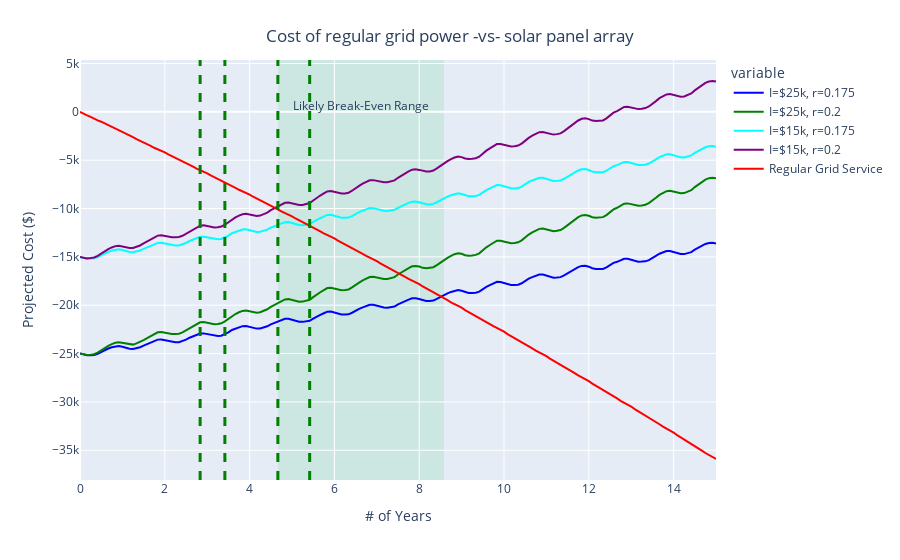

Source (notebook cell):
### Code cell
#############################################################################################
### Defining colormap for the lines - again, need to match column names from above
fig = px.line(projection,
    color_discrete_map={
        cap_1: 'blue',
        cap_2:'green',
        cap_3:'aqua',
        cap_4:'purple',
        'Regular Grid Service':'red'
    })
#############################################################################################
### Title and axis names for plot
fig.update_layout(
    title={
        'text':'Cost of regular grid power -vs- solar panel array',
        'x':0.5,
        'xanchor':'center',
        'yanchor':'top'
    },
    xaxis_title='# of Years',
    yaxis_title='Projected Cost ($)'
)
#############################################################################################
### Add an opaque section outlining the "Likely Break-even Range"
##  Use data from 'intersect' to determine x-range
fig.add_vrect(
    x0=min(intersect), x1=max(intersect),
    fillcolor='rgb(179,226,205)', opacity=0.5,
    layer="below", line_width=0
)

### Figure out location of the label for the range
max_earn = int(projection[cap_4].max())
ceiling = max(max_earn,0) - 2500
fig.update(layout=dict(
    annotations=[
        go.layout.Annotation(x=(min(intersect)+max(intersect))/2, 
            y=ceiling,
            text="Likely Break-Even Range",
            showarrow=False
        )
    ]
))
#############################################################################################
### Add lines at the 60% initial investment recoup
for x_60 in find_60:
    fig.add_vline(x=x_60, line_width=3, line_dash="dash", line_color="green")

### Draw figure
fig

### Figure 1 — Plotly figure (JSON) as saved in the notebook; plotly's stock layout.template omitted (floating-point values rounded to 4 significant figures; data arrays with more than 128 entries replaced by an {"elided": "..."} marker saying what was removed)
{"data": [{"hovertemplate": "variable=I=$25k, r=0.175<br>year=%{x}<br>value=%{y}<extra></extra>", "legendgroup": "I=$25k, r=0.175", "line": {"color": "blue", "dash": "solid"}, "mode": "lines", "name": "I=$25k, r=0.175", "orientation": "v", "showlegend": true, "type": "scatter", "x": {"elided": "181 float values"}, "xaxis": "x", "y": {"elided": "181 float values"}, "yaxis": "y"}, {"hovertemplate": "variable=I=$25k, r=0.2<br>year=%{x}<br>value=%{y}<extra></extra>", "legendgroup": "I=$25k, r=0.2", "line": {"color": "green", "dash": "solid"}, "mode": "lines", "name": "I=$25k, r=0.2", "orientation": "v", "showlegend": true, "type": "scatter", "x": {"elided": "181 float values"}, "xaxis": "x", "y": {"elided": "181 float values"}, "yaxis": "y"}, {"hovertemplate": "variable=I=$15k, r=0.175<br>year=%{x}<br>value=%{y}<extra></extra>", "legendgroup": "I=$15k, r=0.175", "line": {"color": "aqua", "dash": "solid"}, "mode": "lines", "name": "I=$15k, r=0.175", "orientation": "v", "showlegend": true, "type": "scatter", "x": {"elided": "181 float values"}, "xaxis": "x", "y": {"elided": "181 float values"}, "yaxis": "y"}, {"hovertemplate": "variable=I=$15k, r=0.2<br>year=%{x}<br>value=%{y}<extra></extra>", "legendgroup": "I=$15k, r=0.2", "line": {"color": "purple", "dash": "solid"}, "mode": "lines", "name": "I=$15k, r=0.2", "orientation": "v", "showlegend": true, "type": "scatter", "x": {"elided": "181 float values"}, "xaxis": "x", "y": {"elided": "181 float values"}, "yaxis": "y"}, {"hovertemplate": "variable=Regular Grid Service<br>year=%{x}<br>value=%{y}<extra></extra>", "legendgroup": "Regular Grid Service", "line": {"color": "red", "dash": "solid"}, "mode": "lines", "name": "Regular Grid Service", "orientation": "v", "showlegend": true, "type": "scatter", "x": {"elided": "181 float values"}, "xaxis": "x", "y": {"elided": "181 float values"}, "yaxis": "y"}], "layout": {"annotations": [{"showarrow": false, "text": "Likely Break-Even Range", "x": 6.625, "y": 689}], "legend": {"title": {"text": "variable"}, "tracegroupgap": 0}, "margin": {"t": 60}, "shapes": [{"fillcolor": "rgb(179,226,205)", "layer": "below", "line": {"width": 0}, "opacity": 0.5, "type": "rect", "x0": 4.667, "x1": 8.583, "xref": "x", "y0": 0, "y1": 1, "yref": "y domain"}, {"line": {"color": "green", "dash": "dash", "width": 3}, "type": "line", "x0": 2.833, "x1": 2.833, "xref": "x", "y0": 0, "y1": 1, "yref": "y domain"}, {"line": {"color": "green", "dash": "dash", "width": 3}, "type": "line", "x0": 3.417, "x1": 3.417, "xref": "x", "y0": 0, "y1": 1, "yref": "y domain"}, {"line": {"color": "green", "dash": "dash", "width": 3}, "type": "line", "x0": 4.667, "x1": 4.667, "xref": "x", "y0": 0, "y1": 1, "yref": "y domain"}, {"line": {"color": "green", "dash": "dash", "width": 3}, "type": "line", "x0": 5.417, "x1": 5.417, "xref": "x", "y0": 0, "y1": 1, "yref": "y domain"}], "title": {"text": "Cost of regular grid power -vs- solar panel array", "x": 0.5, "xanchor": "center", "yanchor": "top"}, "xaxis": {"anchor": "y", "domain": [0, 1], "title": {"text": "# of Years"}}, "yaxis": {"anchor": "x", "domain": [0, 1], "title": {"text": "Projected Cost ($)"}}}}
